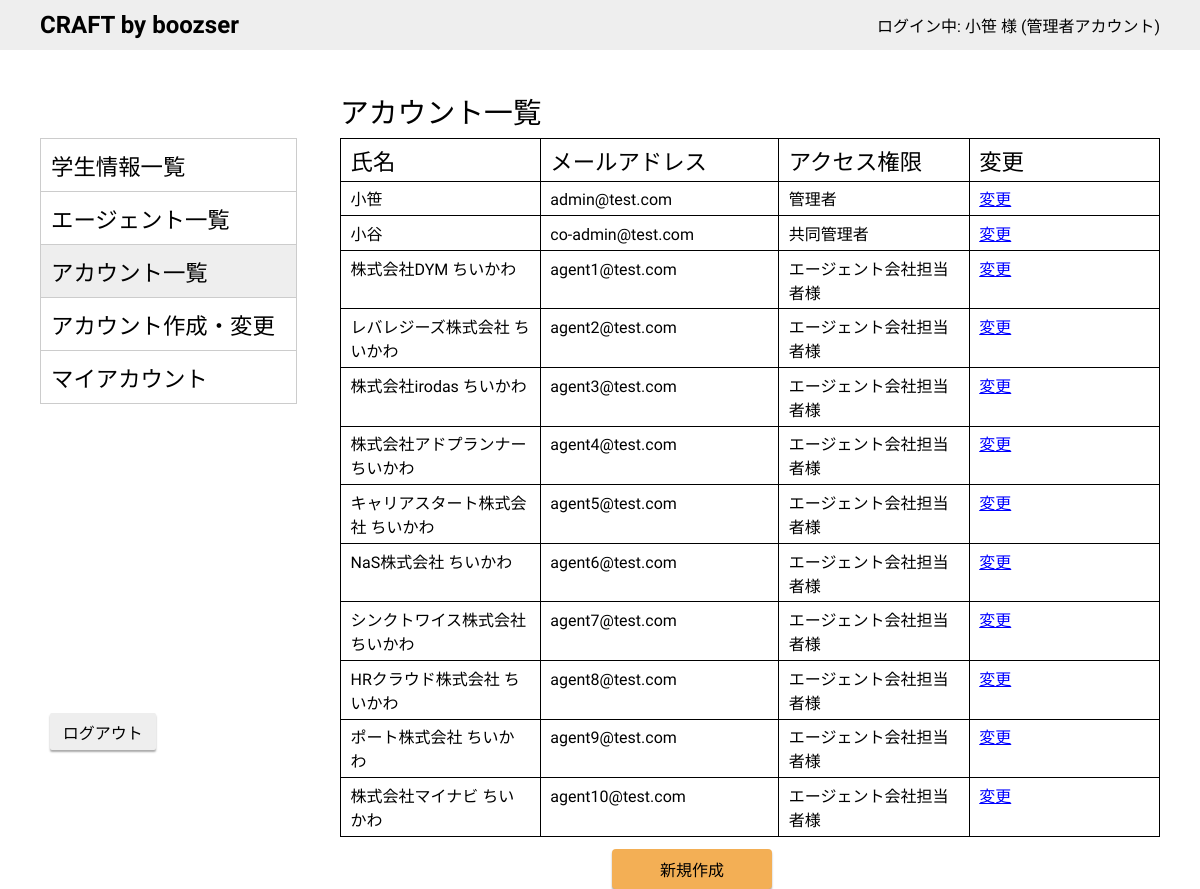
Page /admin/accounts.php (signed in) on the committed database.
### tables this page shows
CREATE TABLE accounts(
  id INT AUTO_INCREMENT NOT NULL PRIMARY KEY,
  email TEXT(255) NOT NULL,
  password TEXT(50),
  created_at DATETIME DEFAULT CURRENT_TIMESTAMP,
  updated_at DATETIME DEFAULT CURRENT_TIMESTAMP ON UPDATE CURRENT_TIMESTAMP,
  name TEXT(50) NOT NULL,
  agent_id INT,
  right_id INT NOT NULL
);

CREATE TABLE rights(
  id INT AUTO_INCREMENT NOT NULL PRIMARY KEY,
  right_name TEXT(50)
);

### src/admin/accounts.php (called while the page is built, shortened)
<?php
require(dirname(__FILE__) . "/app/dbconnect.php");
require(dirname(__FILE__) . "/app/_ctrl-pages.php");
$pgdata = array();
$pgdata += array('right_id' => $_SESSION['right_id']);
$pgdata += array('page_id' => 2);
$pgdata += array('page_title' => $pages[$pgdata['page_id']]['title']);
$pgdata += array('table_data' => [
  'th' => ['氏名', 'メールアドレス', 'アクセス権限', '変更'],
  'tr' => array()
]);
$trs_stmt = $db->query(
  "SELECT
    accounts.id AS account_id, name, email, right_name
  FROM
    accounts
  LEFT JOIN rights ON accounts.right_id = rights.id"
);
$trs = $trs_stmt->fetchAll();
foreach ($trs as $tr) :
  array_push($pgdata['table_data']['tr'], [$tr['name'], $tr['email'], $tr['right_name'], '<a href="./account-maint.php?account_id=' . $tr['account_id'] . '" class="link">変更</a>']);
endforeach;
require(dirname(__FILE__) . "/app/right-check.php");
require(dirname(__FILE__) . "/app/fetch-account-name.php");
include(dirname(__FILE__) . "/parts/templates/_list-template.php");

### src/admin/app/_ctrl-pages.php (called while the page is built)
<?php
$pages = array(
  0 => [
    'title' => '学生情報一覧',
    'name' => 'students.php',
    'show_nav' => true,
    'right' => [1, 2, 3]
  ],
  1 => [
    'title' => 'エージェント一覧',
    'name' => 'agents.php',
    'show_nav' => true,
    'right' => [2, 3]
  ],
  2 => [
    'title' => 'アカウント一覧',
    'name' => 'accounts.php',
    'show_nav' => true,
    'right' => [3]
  ],
  3 =>
  [
    'title' => 'アカウント作成・変更',
    'name' => 'account-maint.php',
    'show_nav' => true,
    'right' => [3]
  ],
  4 => [
    'title' => '学生情報詳細',
    'name' => 'student-info.php',
    'show_nav' => false,
    'right' => [1, 2, 3]
  ],
  5 => [
    'title' => 'エージェント情報詳細',
    'name' => 'agent-info.php',
    'show_nav' => false,
    'right' => [2, 3]
  ],
  6 => [
    'title' => 'マイアカウント',
    'name' => 'myaccount.php',
    'show_nav' => true,
    'right' => [2, 3]
  ],
  7 => [
    'title' => '登録情報',
    'name' => 'reg-info.php',
    'show_nav' => true,
    'right' => [1]
  ],
  8 => [
    'title' => '請求情報',
    'name' => 'bill.php',
    'show_nav' => true,
    'right' => [1]
  ]
);

### src/admin/app/right-check.php (called while the page is built, shortened)
<?php
$right_name_stmt = $db->prepare("SELECT right_name FROM rights WHERE id = ?");
$right_name_stmt->execute([$pgdata['right_id']]);
$pgdata += array('right_name' => $right_name_stmt->fetch()['right_name']);

### src/admin/app/fetch-account-name.php (called while the page is built)
<?php
$account_stmt = $db->prepare("SELECT name FROM accounts WHERE id = ?");
$account_stmt->execute([$_SESSION['account_id']]);
$pgdata['account_name'] = $account_stmt->fetch()['name'];

### src/admin/parts/molecules/_table.php (the view)
<table border="1" class="list_table">
  <tr>
    <?php foreach ($pgdata['table_data']['th'] as $th) : ?>
      <th><?= $th; ?></th>
    <?php endforeach; ?>
  </tr>
  <?php foreach ($pgdata['table_data']['tr'] as $tr) : ?>
    <tr>
      <?php foreach ($tr as $td) : ?>
        <td><?= $td; ?></td>
      <?php endforeach; ?>
    </tr>
  <?php endforeach; ?>
</table>

### src/admin/parts/organisms/_header.php
<div class="parts">
  <header class="header">
    <h1 class="header__title">CRAFT by boozser</h1>
    <?php if (isset($pgdata['account_name'])) : ?>
      <p>ログイン中: <?= $pgdata['account_name']; ?> 様 (<?= $pgdata['right_name']; ?>アカウント)</p>
    <?php endif; ?>
  </header>
  <div class="header_spacer"></div>
</div>

### rows in the picture
accounts: name "小笹", email "admin@test.com", right.right_name "管理者", td "変更"
rights: right_name "管理者"
accounts: name "小谷", email "co-admin@test.com", right.right_name "共同管理者", td "変更"
accounts: name "株式会社DYM ちいかわ", email "agent1@test.com", right.right_name "エージェント会社担当者様", td "変更"
accounts: name "レバレジーズ株式会社 ちいかわ", email "agent2@test.com", right.right_name "エージェント会社担当者様", td "変更"
accounts: name "株式会社irodas ちいかわ", email "agent3@test.com", right.right_name "エージェント会社担当者様", td "変更"
accounts: name "株式会社アドプランナー ちいかわ", email "agent4@test.com", right.right_name "エージェント会社担当者様", td "変更"
accounts: name "キャリアスタート株式会社 ちいかわ", email "agent5@test.com", right.right_name "エージェント会社担当者様", td "変更"
accounts: name "NaS株式会社 ちいかわ", email "agent6@test.com", right.right_name "エージェント会社担当者様", td "変更"
accounts: name "シンクトワイス株式会社 ちいかわ", email "agent7@test.com", right.right_name "エージェント会社担当者様", td "変更"
accounts: name "HRクラウド株式会社 ちいかわ", email "agent8@test.com", right.right_name "エージェント会社担当者様", td "変更"
accounts: name "ポート株式会社 ちいかわ", email "agent9@test.com", right.right_name "エージェント会社担当者様", td "変更"
accounts: name "株式会社マイナビ ちいかわ", email "agent10@test.com", right.right_name "エージェント会社担当者様", td "変更"

### other values in the picture
$nav_item['title'] "学生情報一覧"
$nav_item['title'] "エージェント一覧"
$nav_item['title'] "アカウント一覧"
$nav_item['title'] "アカウント作成・変更"
$nav_item['title'] "マイアカウント"
$pgdata['page_title'] "アカウント一覧"
$th "氏名"
$th "メールアドレス"
$th "アクセス権限"
$th "変更"
